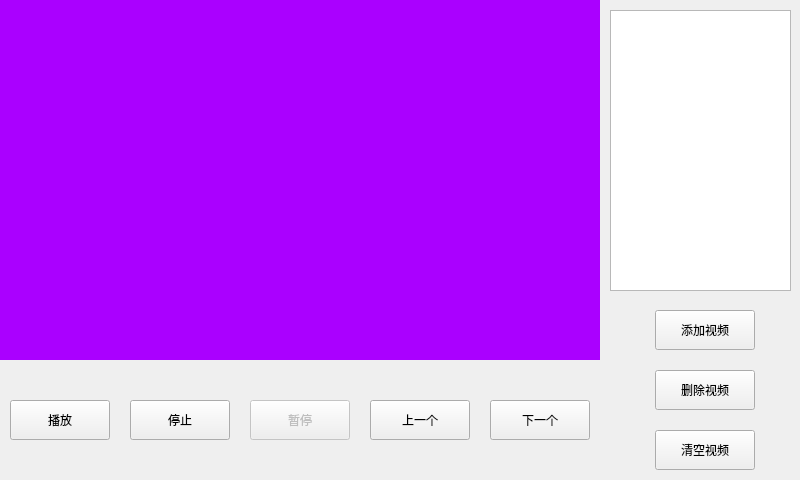
<?xml version="1.0" encoding="UTF-8"?>
<ui version="4.0">
 <class>MyMplayer</class>
 <widget class="QWidget" name="MyMplayer">
  <property name="geometry">
   <rect>
    <x>0</x>
    <y>0</y>
    <width>800</width>
    <height>480</height>
   </rect>
  </property>
  <property name="windowTitle">
   <string>MyMplayer</string>
  </property>
  <widget class="QPushButton" name="pushButton_prev">
   <property name="geometry">
    <rect>
     <x>370</x>
     <y>400</y>
     <width>100</width>
     <height>40</height>
    </rect>
   </property>
   <property name="text">
    <string>上一个</string>
   </property>
  </widget>
  <widget class="QPushButton" name="pushButton_deletevideo">
   <property name="geometry">
    <rect>
     <x>655</x>
     <y>370</y>
     <width>100</width>
     <height>40</height>
    </rect>
   </property>
   <property name="text">
    <string>删除视频</string>
   </property>
  </widget>
  <widget class="QPushButton" name="pushButton_addvideo">
   <property name="geometry">
    <rect>
     <x>655</x>
     <y>310</y>
     <width>100</width>
     <height>40</height>
    </rect>
   </property>
   <property name="text">
    <string>添加视频</string>
   </property>
  </widget>
  <widget class="QPushButton" name="pushButton_next">
   <property name="geometry">
    <rect>
     <x>490</x>
     <y>400</y>
     <width>100</width>
     <height>40</height>
    </rect>
   </property>
   <property name="text">
    <string>下一个</string>
   </property>
  </widget>
  <widget class="QPushButton" name="pushButton_clearvideo">
   <property name="geometry">
    <rect>
     <x>655</x>
     <y>430</y>
     <width>100</width>
     <height>40</height>
    </rect>
   </property>
   <property name="text">
    <string>清空视频</string>
   </property>
  </widget>
  <widget class="QListWidget" name="listWidget">
   <property name="geometry">
    <rect>
     <x>610</x>
     <y>10</y>
     <width>181</width>
     <height>281</height>
    </rect>
   </property>
  </widget>
  <widget class="QPushButton" name="pushButton_play">
   <property name="geometry">
    <rect>
     <x>10</x>
     <y>400</y>
     <width>100</width>
     <height>40</height>
    </rect>
   </property>
   <property name="text">
    <string>播放</string>
   </property>
  </widget>
  <widget class="QPushButton" name="pushButton_cancel">
   <property name="geometry">
    <rect>
     <x>130</x>
     <y>400</y>
     <width>100</width>
     <height>40</height>
    </rect>
   </property>
   <property name="text">
    <string>停止</string>
   </property>
  </widget>
  <widget class="QPushButton" name="pushButton_stop_cont">
   <property name="enabled">
    <bool>false</bool>
   </property>
   <property name="geometry">
    <rect>
     <x>250</x>
     <y>400</y>
     <width>100</width>
     <height>40</height>
    </rect>
   </property>
   <property name="text">
    <string>暂停</string>
   </property>
  </widget>
  <widget class="QLabel" name="label">
   <property name="geometry">
    <rect>
     <x>0</x>
     <y>0</y>
     <width>600</width>
     <height>360</height>
    </rect>
   </property>
   <property name="styleSheet">
    <string notr="true">background-color: rgb(170, 0, 255);</string>
   </property>
   <property name="text">
    <string/>
   </property>
  </widget>
 </widget>
 <resources/>
 <connections/>
</ui>
